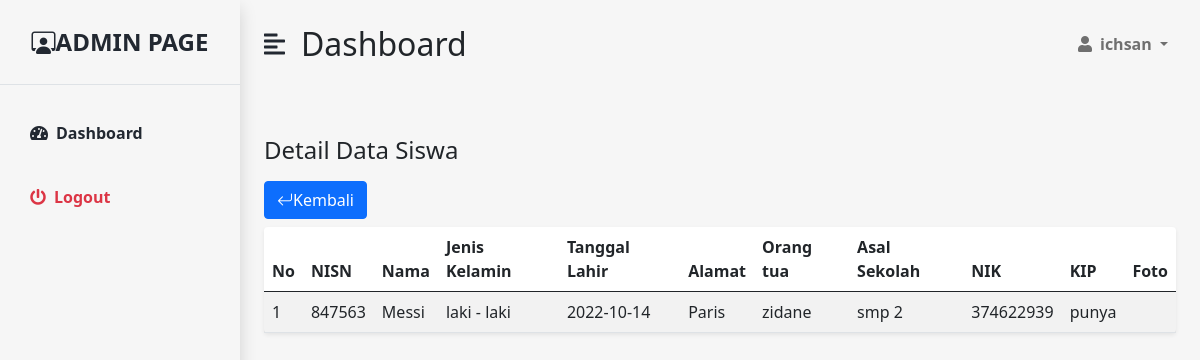
Page /detail.php?id=15 (signed in) on the committed database.
### tables this page shows
CREATE TABLE `siswa` (
  `id` int(4) NOT NULL,
  `nisn` int(25) NOT NULL,
  `nama` varchar(50) NOT NULL,
  `gender` enum('laki - laki','perempuan','','') NOT NULL,
  `tgl_lahir` date NOT NULL,
  `alamat` varchar(100) NOT NULL,
  `ortu` varchar(50) NOT NULL,
  `asal` varchar(50) NOT NULL,
  `nik` int(50) NOT NULL,
  `kip` enum('punya','tidak','','') NOT NULL,
  `foto` varchar(50) NOT NULL
);

### caesar.php (called while the page is built, shortened)
<?php
function geser_teks($string, $key) {
    return implode('', array_map(function ($char) use ($key) {
        return geser_karakter($char, $key);
    }, str_split($string)));
}
function geser_karakter($char, $shift) {
    $shift = $shift % 25;
    $ascii = ord($char);
    $shifted = $ascii + $shift;
    if ($ascii >= 97 && $ascii <= 122) {
        return chr(geser_huruf_kecil($shifted));
    }
    return chr($ascii);
}
function geser_huruf_kecil($ascii) {
    if ($ascii < 97) {
        $ascii = 123 - (97 - $ascii);
    }
    return $ascii;
}
function dekripsi($ciphertext, $key = -3) {
    return geser_teks($ciphertext, -$key);
}

### detail.php (the view, shortened to what this page needs)
<?php
include('header.php');
include('database/config.php');
include('caesar.php');
$id = ($_GET["id"]);
?>
 <div class="container-fluid px-4">
        <div class="row my-5">
        <h3 class="fs-4 mb-3">Detail Data Siswa</h3>
            <div class="text-start">
                <button type="button" class="btn btn-primary mb-2" onclick="window.location.href='dashboard.php'"><i class="bi bi-arrow-return-left"></i></i>Kembali</button>
            </div>
                <div class="col">
                    <table class="table bg-white rounded shadow-sm  table-hover table-striped">
                        <thead>
                            <tr>
                            <th scope="col">No</th>
                                <th scope="col" width="50">NISN</th>
                                <th scope="col" width="50">Nama</th>
                                <th scope="col">Jenis Kelamin</th>
                                <th scope="col">Tanggal Lahir</th>
                                <th scope="col">Alamat</th>
                                <th scope="col">Orang tua</th>
                                <th scope="col">Asal Sekolah</th>
                                <th scope="col">NIK</th>
                                <th scope="col">KIP</th>
                                <th scope="col">Foto</th>
                            </tr>
                        </thead>
                        <tbody>
                            <?php
                            $no = 0;
                             $sql = "SELECT * FROM siswa  WHERE id = '$id';";
                             $query = mysqli_query($conn, $sql);
                                while($detail = mysqli_fetch_array($query)){
                                $no++;
                                $ortu1 = $detail['ortu'];
                            ?>
                            <tr>
                            <td><?= $no; ?></td>
                                <td><?= $detail['nisn']; ?></td>
                                <td><?= $detail['nama']; ?></td>
                                <td><?= $detail['gender']; ?></td>
                                <td><?= $detail['tgl_lahir']; ?></td>
                                <td><?= $detail['alamat']; ?></td>
                                <td><?= $ortu = dekripsi($ortu1 , 3); ?></td>
                                <td><?= $detail['asal']; ?></td>
                                <td><?= $detail['nik']; ?></td>
                                <td><?= $detail['kip']; ?></td>
                                <td><img src="assets/images/<?= $detail['foto']; ?>" width="200" alt=""></td>
                            </tr>
                            <?php } ?>
                            </tbody>
                        </table>
                    </div>
                </div>
            </div>
        </div>
    </div>
<?php
    include('footer.php');
?>

### assets/css/style-admin.css (style rules this page uses)
:root { --main-bg-color: #f4d143; --main-text-color: #222831; --second-text-color: #bbbec5; --second-bg-color: #f5df8a; }

### rows in the picture
siswa: nisn "847563", nama "Messi", gender "laki - laki", tgl_lahir "2022-10-14", alamat "Paris", ortu "zidane", asal "smp 2", nik "374622939", kip "punya"

### other values in the picture
$_SESSION['username'] "ichsan"
